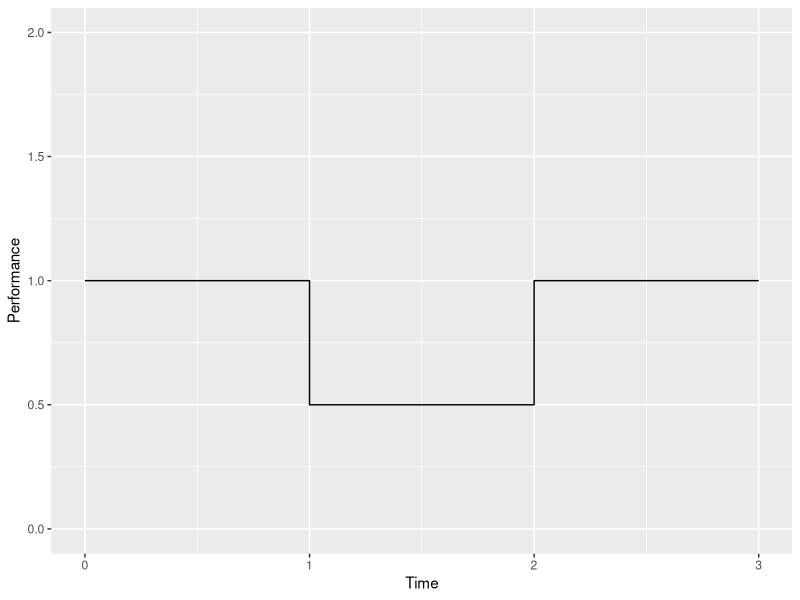
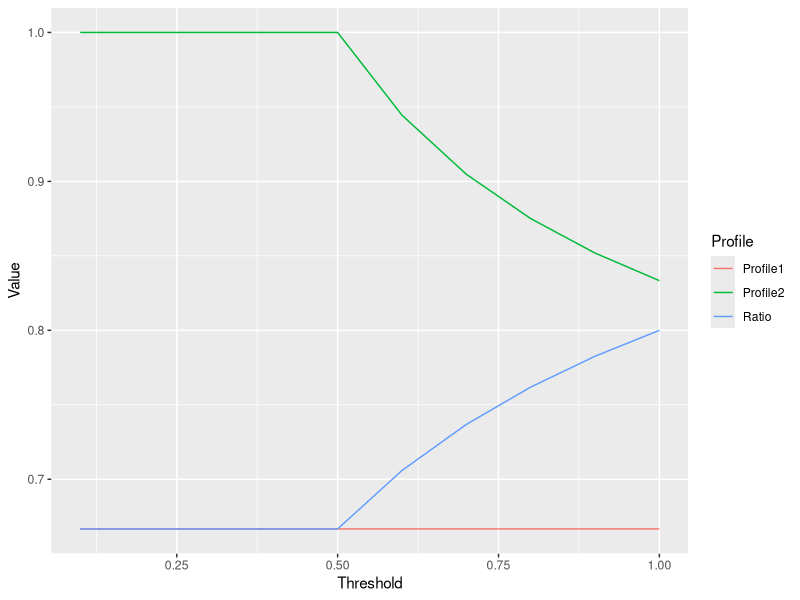

Write R code to recreate these figures, in order.
## Plotting the ratio of R using the step function assumptions and taking into account a margin change
library("ggplot2")
library("reshape2")
resParams <- function(rec, ti, tr, th, thresh){
   frac <- rec / thresh[[1]]
   frac <- sapply(frac, function(x) if (x > 1) 1 else x)
   print(frac)
    frac
}
# Find the resilience of a single profile
res <- function(rec, ti, tr, th, thresh){
    rp <- resParams(rec, ti, tr, th, thresh)
    (ti + rp * tr + th)/(ti + tr + th)
}

resrat <- function(rec1, rec2,
                ti1, ti2, tr1, tr2, th1, th2, thresh){
    res1 <- res(rec1, ti1, tr1, th1, thresh)
    res2 <- res(rec2, ti2, tr2, th2, thresh)
    Profile1 <- data.frame('Profile1', res1, thresh)
    Profile2  <- data.frame('Profile2', res2, thresh)
    resrat <- res1/res2
    Ratio <- data.frame('Ratio', resrat, thresh)
    varVal <- c("Profile", "Value", "Threshold")
    colnames(Profile1) <- varVal
    colnames(Profile2) <- varVal
    colnames(Ratio) <- varVal
    rbind(Profile1, Profile2, Ratio)
}
## buildProf makes a data frame that contains the information for the
## profiles so you can see what the performance profile looks like
## At this point, the values for before disturbance and after are
## hard coded into this
buildProf <- function(rec, ti, tr, th){
    Time <- c(0, ti, ti, ti+tr, ti+tr, ti+tr+th)
    Performance <- c(1, 1, rec,rec,1, 1)
    profPlot <- data.frame(Time, Performance)
    colnames(profPlot) <- c("Time", "Performance")
    profPlot
}

threshold <- data.frame((1:10)/10)
colnames(threshold) <- "list"
resilience <- resrat(0,.5,
            1, 1,
            1, 1,
            1, 1,
            threshold)
q <- ggplot(resilience, aes(x=Threshold, y=Value, group=Profile))
q <- q + geom_line(aes(color=Profile))

perfProfile1 <- buildProf(.5, 1, 1, 1)
m <- ggplot(perfProfile1, aes(Time, Performance))
m <- m +geom_path() + ylim(0,2)
